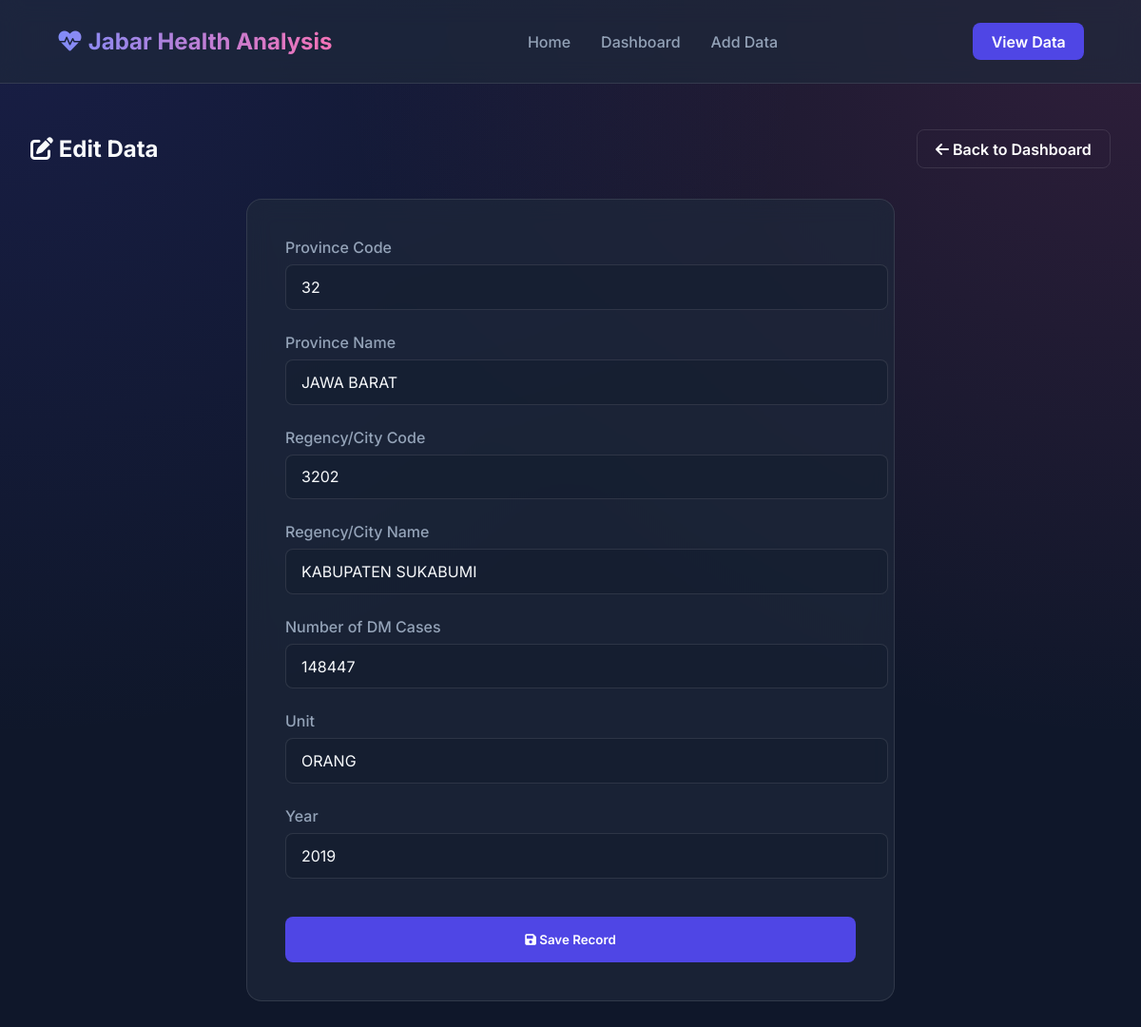
Page /edit/2 on the committed database.
### app.py (models this page shows, shortened)
class PenderitaDM(db.Model):
    id = db.Column(db.Integer, primary_key=True)
    kode_provinsi = db.Column(db.Integer, nullable=False)
    nama_provinsi = db.Column(db.String(100), nullable=False)
    kode_kabupaten_kota = db.Column(db.Integer, nullable=False)
    nama_kabupaten_kota = db.Column(db.String(100), nullable=False)
    jumlah_penderita_dm = db.Column(db.Integer, nullable=False)
    satuan = db.Column(db.String(50), nullable=False)
    tahun = db.Column(db.Integer, nullable=False)

### app.py (the view, shortened to what this page needs)
@app.route('/edit/<int:id>', methods=['GET', 'POST'])
def edit(id):
    data = PenderitaDM.query.get_or_404(id)
    return render_template('form.html', action='Edit', data=data)

### templates/form.html
{% extends 'base.html' %}
{% block content %}
<div class="page-header">
    <h2><i class="fas fa-edit"></i> {{ action }} Data</h2>
    <a href="{{ url_for('dashboard') }}" class="btn-primary"
        style="background: transparent; border: 1px solid var(--border);">
        <i class="fas fa-arrow-left"></i> Back to Dashboard
    </a>
</div>
<div class="form-card">
    <form method="POST">
        <div class="form-group">
            <label>Province Code</label>
            <input type="number" name="kode_provinsi" class="form-control"
                value="{{ data.kode_provinsi if data else '' }}" required placeholder="e.g. 32">
        </div>
        <div class="form-group">
            <label>Province Name</label>
            <input type="text" name="nama_provinsi" class="form-control"
                value="{{ data.nama_provinsi if data else 'JAWA BARAT' }}" required>
        </div>
        <div class="form-group">
            <label>Regency/City Code</label>
            <input type="number" name="kode_kabupaten_kota" class="form-control"
                value="{{ data.kode_kabupaten_kota if data else '' }}" required placeholder="e.g. 3201">
        </div>
        <div class="form-group">
            <label>Regency/City Name</label>
            <input type="text" name="nama_kabupaten_kota" class="form-control"
                value="{{ data.nama_kabupaten_kota if data else '' }}" required placeholder="e.g. KABUPATEN BOGOR">
        </div>
        <div class="form-group">
            <label>Number of DM Cases</label>
            <input type="number" name="jumlah_penderita_dm" class="form-control"
                value="{{ data.jumlah_penderita_dm if data else '' }}" required placeholder="e.g. 5000">
        </div>
        <div class="form-group">
            <label>Unit</label>
            <input type="text" name="satuan" class="form-control" value="{{ data.satuan if data else 'ORANG' }}"
                required>
        </div>
        <div class="form-group">
            <label>Year</label>
            <input type="number" name="tahun" class="form-control" value="{{ data.tahun if data else '2024' }}"
                required>
        </div>
        <button type="submit" class="btn-primary" style="width: 100%; margin-top: 1rem; padding: 1rem;">
            <i class="fas fa-save"></i> Save Record
        </button>
    </form>
</div>
{% endblock %}

### static/css/style.css (style rules this page uses)
:root { --primary: #4f46e5; --primary-hover: #4338ca; --secondary: #ec4899; --bg-dark: #0f172a; --bg-card: rgba(30, 41, 59, 0.7); --text-light: #f8fafc; --text-dim: #94a3b8; --border: rgba(255, 255, 255, 0.1); --glass: blur(12px); --shadow: 0 4px 6px -1px rgba(0, 0, 0, 0.1), 0 2px 4px -1px rgba(0, 0, 0, 0.06); }
* { margin: 0; padding: 0; box-sizing: border_box; font-family: 'Inter', sans-serif; }
body { background-color: var(--bg-dark); color: var(--text-light); min-height: 100vh; background-image: radial-gradient(at 0% 0%, rgba(79, 70, 229, 0.15) 0px, transparent 50%), radial-gradient(at 100% 0%, rgba(236, 72, 153, 0.15) 0px, transparent 50%); background-attachment: fixed; }
.btn-primary { background: var(--primary); color: white; padding: 0.6rem 1.2rem; border-radius: 8px; text-decoration: none; font-weight: 600; transition: 0.3s; border: none; cursor: pointer; display: inline-block; }
.form-card { background: var(--bg-card); border: 1px solid var(--border); padding: 2.5rem; border-radius: 16px; max-width: 600px; margin: 0 auto; backdrop-filter: var(--glass); }
.form-group { margin-bottom: 1.5rem; }
.form-group label { display: block; margin-bottom: 0.5rem; color: var(--text-dim); font-weight: 500; }
.form-control { width: 100%; padding: 0.8rem 1rem; background: rgba(15, 23, 42, 0.3); border: 1px solid var(--border); border-radius: 8px; color: var(--text-light); font-size: 1rem; outline: none; transition: 0.3s; }
.page-header { display: flex; justify-content: space-between; align-items: center; margin-bottom: 2rem; }

### rows in the picture
PenderitaDM: kode_provinsi "32", nama_provinsi "JAWA BARAT", kode_kabupaten_kota "3202", nama_kabupaten_kota "KABUPATEN SUKABUMI", jumlah_penderita_dm "148447", satuan "ORANG", tahun "2019"

### other values in the picture
{{ action }} "Edit"
